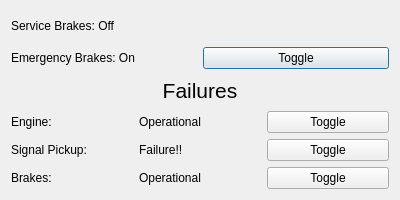
<?xml version="1.0" encoding="UTF-8"?>
<ui version="4.0">
 <class>TrainModelFailureDialog</class>
 <widget class="QDialog" name="TrainModelFailureDialog">
  <property name="geometry">
   <rect>
    <x>0</x>
    <y>0</y>
    <width>400</width>
    <height>200</height>
   </rect>
  </property>
  <property name="minimumSize">
   <size>
    <width>400</width>
    <height>200</height>
   </size>
  </property>
  <property name="maximumSize">
   <size>
    <width>400</width>
    <height>200</height>
   </size>
  </property>
  <property name="windowTitle">
   <string>Failure Modes</string>
  </property>
  <layout class="QVBoxLayout" name="verticalLayout">
   <item>
    <layout class="QHBoxLayout" name="horizontalLayout">
     <item>
      <widget class="QLabel" name="label_3">
       <property name="text">
        <string>Service Brakes: Off</string>
       </property>
      </widget>
     </item>
    </layout>
   </item>
   <item>
    <layout class="QHBoxLayout" name="horizontalLayout_2">
     <item>
      <widget class="QLabel" name="label_2">
       <property name="text">
        <string>Emergency Brakes: On</string>
       </property>
      </widget>
     </item>
     <item>
      <widget class="QPushButton" name="pushButton_2">
       <property name="text">
        <string>Toggle</string>
       </property>
      </widget>
     </item>
    </layout>
   </item>
   <item>
    <widget class="QLabel" name="label">
     <property name="font">
      <font>
       <pointsize>16</pointsize>
      </font>
     </property>
     <property name="text">
      <string>Failures</string>
     </property>
     <property name="textFormat">
      <enum>Qt::AutoText</enum>
     </property>
     <property name="scaledContents">
      <bool>true</bool>
     </property>
     <property name="alignment">
      <set>Qt::AlignCenter</set>
     </property>
    </widget>
   </item>
   <item>
    <layout class="QHBoxLayout" name="horizontalLayout_3">
     <item>
      <widget class="QLabel" name="label_4">
       <property name="text">
        <string>Engine:</string>
       </property>
      </widget>
     </item>
     <item>
      <widget class="QLabel" name="label_7">
       <property name="text">
        <string>Operational</string>
       </property>
      </widget>
     </item>
     <item>
      <widget class="QPushButton" name="pushButton_3">
       <property name="text">
        <string>Toggle</string>
       </property>
      </widget>
     </item>
    </layout>
   </item>
   <item>
    <layout class="QHBoxLayout" name="horizontalLayout_4">
     <item>
      <widget class="QLabel" name="label_5">
       <property name="text">
        <string>Signal Pickup:</string>
       </property>
      </widget>
     </item>
     <item>
      <widget class="QLabel" name="label_8">
       <property name="text">
        <string>Failure!!</string>
       </property>
      </widget>
     </item>
     <item>
      <widget class="QPushButton" name="pushButton_4">
       <property name="text">
        <string>Toggle</string>
       </property>
      </widget>
     </item>
    </layout>
   </item>
   <item>
    <layout class="QHBoxLayout" name="horizontalLayout_5">
     <item>
      <widget class="QLabel" name="label_6">
       <property name="text">
        <string>Brakes:</string>
       </property>
      </widget>
     </item>
     <item>
      <widget class="QLabel" name="label_9">
       <property name="text">
        <string>Operational</string>
       </property>
      </widget>
     </item>
     <item>
      <widget class="QPushButton" name="pushButton_5">
       <property name="text">
        <string>Toggle</string>
       </property>
      </widget>
     </item>
    </layout>
   </item>
  </layout>
 </widget>
 <resources/>
 <connections/>
</ui>
